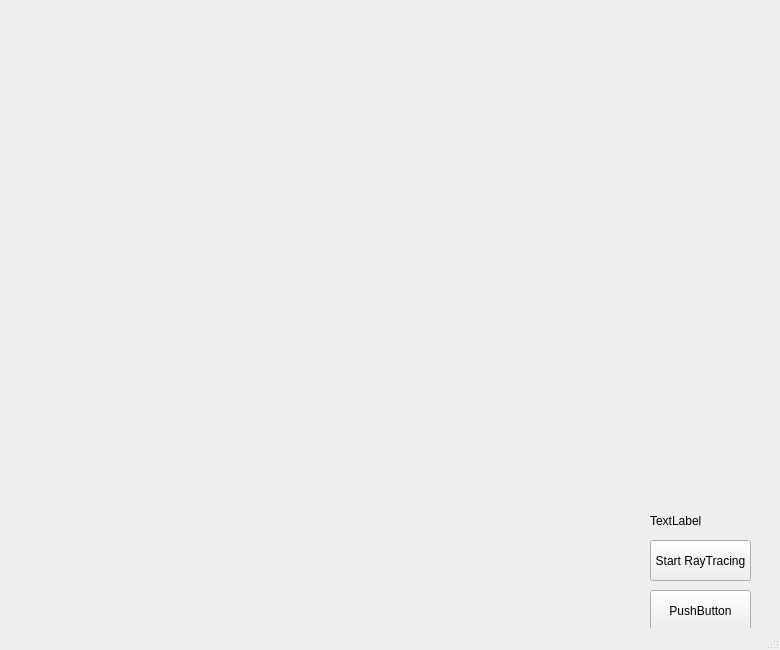
<?xml version="1.0" encoding="UTF-8"?>
<ui version="4.0">
 <class>Ray_Trace_TW</class>
 <widget class="QMainWindow" name="Ray_Trace_TW">
  <property name="geometry">
   <rect>
    <x>0</x>
    <y>0</y>
    <width>780</width>
    <height>650</height>
   </rect>
  </property>
  <property name="sizePolicy">
   <sizepolicy hsizetype="Preferred" vsizetype="Preferred">
    <horstretch>0</horstretch>
    <verstretch>0</verstretch>
   </sizepolicy>
  </property>
  <property name="minimumSize">
   <size>
    <width>780</width>
    <height>650</height>
   </size>
  </property>
  <property name="maximumSize">
   <size>
    <width>780</width>
    <height>650</height>
   </size>
  </property>
  <property name="windowTitle">
   <string>MainWindow</string>
  </property>
  <widget class="QWidget" name="centralwidget">
   <widget class="QPushButton" name="pushButton">
    <property name="geometry">
     <rect>
      <x>650</x>
      <y>540</y>
      <width>101</width>
      <height>41</height>
     </rect>
    </property>
    <property name="sizePolicy">
     <sizepolicy hsizetype="Minimum" vsizetype="Preferred">
      <horstretch>0</horstretch>
      <verstretch>0</verstretch>
     </sizepolicy>
    </property>
    <property name="text">
     <string>Start RayTracing</string>
    </property>
   </widget>
   <widget class="QLabel" name="label_pic">
    <property name="geometry">
     <rect>
      <x>30</x>
      <y>20</y>
      <width>720</width>
      <height>480</height>
     </rect>
    </property>
    <property name="sizePolicy">
     <sizepolicy hsizetype="Preferred" vsizetype="Preferred">
      <horstretch>0</horstretch>
      <verstretch>0</verstretch>
     </sizepolicy>
    </property>
    <property name="layoutDirection">
     <enum>Qt::LeftToRight</enum>
    </property>
    <property name="scaledContents">
     <bool>false</bool>
    </property>
    <property name="wordWrap">
     <bool>false</bool>
    </property>
   </widget>
   <widget class="QPushButton" name="pushButton_2">
    <property name="geometry">
     <rect>
      <x>650</x>
      <y>590</y>
      <width>101</width>
      <height>41</height>
     </rect>
    </property>
    <property name="sizePolicy">
     <sizepolicy hsizetype="Minimum" vsizetype="Preferred">
      <horstretch>0</horstretch>
      <verstretch>0</verstretch>
     </sizepolicy>
    </property>
    <property name="text">
     <string>PushButton</string>
    </property>
   </widget>
   <widget class="QLabel" name="status_label">
    <property name="geometry">
     <rect>
      <x>650</x>
      <y>510</y>
      <width>101</width>
      <height>21</height>
     </rect>
    </property>
    <property name="autoFillBackground">
     <bool>true</bool>
    </property>
    <property name="text">
     <string>TextLabel</string>
    </property>
   </widget>
  </widget>
  <widget class="QStatusBar" name="statusbar"/>
 </widget>
 <resources/>
 <connections/>
</ui>
